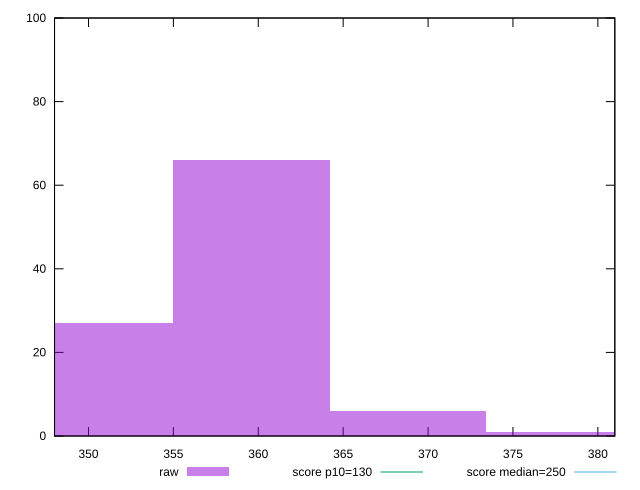

Reproduce this figure in gnuplot.
reset

$raw <<EOF
359.6075132947675 66
350.38680782567087 27
368.8282187638641 6
378.0489242329607 1
EOF

set key outside below
set boxwidth 9.220705469096602
set xrange [348:381]
set yrange [0:100]
set trange [0:100]
set style fill transparent solid 0.5 noborder

set parametric
set terminal svg size 640, 490 enhanced background rgb 'white'
set output "reports/report_00033_2021-03-01T14-23-16.841Z/max-potential-fid/samples/astro-inner/raw/histogram.svg"

plot $raw title "raw" with boxes, \
     130,t title "score p10=130", \
     250,t title "score median=250"

reset
